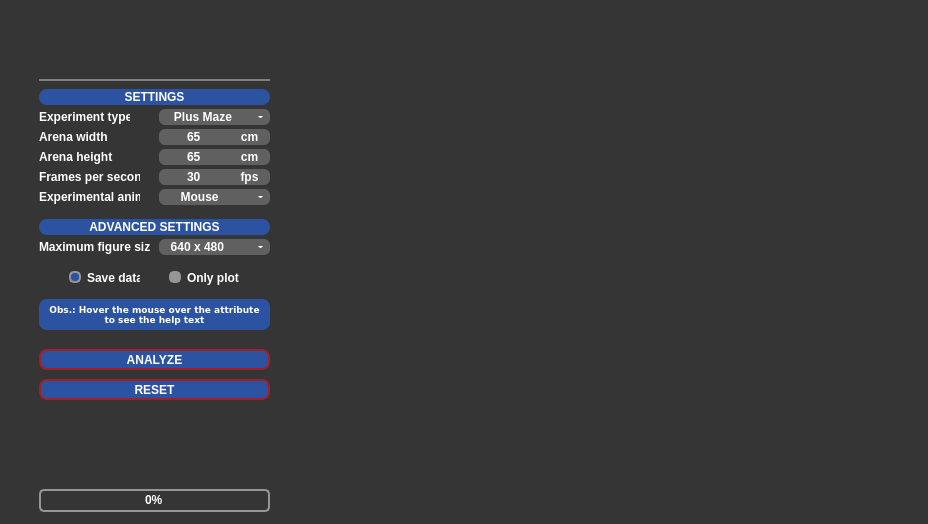
<?xml version="1.0" encoding="UTF-8"?>
<ui version="4.0">
 <class>behavython</class>
 <widget class="QMainWindow" name="behavython">
  <property name="geometry">
   <rect>
    <x>0</x>
    <y>0</y>
    <width>928</width>
    <height>524</height>
   </rect>
  </property>
  <property name="windowTitle">
   <string notr="true">Behavython</string>
  </property>
  <property name="windowIcon">
   <iconset>
    <normaloff>logo/VY.ico</normaloff>logo/VY.ico</iconset>
  </property>
  <property name="styleSheet">
   <string notr="true">QMainWindow{background-color:#4B4B4B;color:#FFFFFF;}</string>
  </property>
  <widget class="QWidget" name="widget">
   <property name="styleSheet">
    <string notr="true">QWidget{	background-color:#353535;}</string>
   </property>
   <layout class="QGridLayout" name="gridLayout">
    <item row="0" column="0">
     <widget class="QScrollArea" name="scroll_area">
      <property name="styleSheet">
       <string notr="true">QScrollArea{border:0px}QScrollBar:vertical{background:#353535;width:5px}QScrollBar::handle:vertical{background:#2C53A1;min-width:20px;}QScrollBar::add-page:vertical,QScrollBar::sub-page:vertical{background:#353535;}QScrollBar:horizontal{background:#353535;height:5px}QScrollBar::handle:horizontal{background:#2C53A1;min-width:20px;}QScrollBar::add-page:horizontal,QScrollBar::sub-page:horizontal{background:#353535;}</string>
      </property>
      <property name="widgetResizable">
       <bool>false</bool>
      </property>
      <property name="alignment">
       <set>Qt::AlignCenter</set>
      </property>
      <widget class="QWidget" name="scroll">
       <property name="geometry">
        <rect>
         <x>0</x>
         <y>0</y>
         <width>910</width>
         <height>506</height>
        </rect>
       </property>
       <widget class="QFrame" name="interface_frame">
        <property name="geometry">
         <rect>
          <x>10</x>
          <y>0</y>
          <width>261</width>
          <height>511</height>
         </rect>
        </property>
        <property name="styleSheet">
         <string notr="true">QLabel{}QCheckBox{color:#FFFFFF;font:8pt&quot;DejaVu Sans&quot;;font-weight:bold;}QCheckBox::indicator{width:15px;height:15px;background-color:#606060;border-radius:4px;}QCheckBox::indicator:checked{background-color:#A21F27;}</string>
        </property>
        <widget class="QPushButton" name="analysis_button">
         <property name="geometry">
          <rect>
           <x>20</x>
           <y>340</y>
           <width>231</width>
           <height>21</height>
          </rect>
         </property>
         <property name="cursor">
          <cursorShape>PointingHandCursor</cursorShape>
         </property>
         <property name="styleSheet">
          <string notr="true">QPushButton{font:10pt&quot;DejaVu Sans&quot;;font-weight:bold;}QPushButton{border:2px solid #A21F27;border-radius:8px;background-color:#2C53A1;color:#FFFFFF;font:10pt&quot;DejaVu Sans&quot;;font-weight:bold;}QPushButton:pressed{border:2px solid #A21F27;border-radius:8px;background-color:#A21F27;color:#FFFFFF;}</string>
         </property>
         <property name="text">
          <string notr="true">ANALYZE</string>
         </property>
        </widget>
        <widget class="QLabel" name="label_1">
         <property name="geometry">
          <rect>
           <x>20</x>
           <y>80</y>
           <width>231</width>
           <height>16</height>
          </rect>
         </property>
         <property name="styleSheet">
          <string notr="true">QLabel{border:#969696;background-color:#2C53A1;border-radius:8px;color:#FFFFFF;font:7pt&quot;DejaVu Sans&quot;;font-weight:bold;}</string>
         </property>
         <property name="text">
          <string notr="true">SETTINGS</string>
         </property>
         <property name="alignment">
          <set>Qt::AlignCenter</set>
         </property>
        </widget>
        <widget class="QComboBox" name="type_combobox">
         <property name="geometry">
          <rect>
           <x>140</x>
           <y>100</y>
           <width>111</width>
           <height>16</height>
          </rect>
         </property>
         <property name="cursor">
          <cursorShape>PointingHandCursor</cursorShape>
         </property>
         <property name="styleSheet">
          <string notr="true">QComboBox{color:#FFFFFF;font:7pt&quot;DejaVu Sans&quot;;font-weight:bold;background-color:#606060;border:0px;border-radius:6px;}QListView{color:#FFFFFF;font:8pt&quot;Century Gothic&quot;;font-weight:bold;background-color:#969696;border:0px;}QListView{color:#FFFFFF;font:7pt&quot;DejaVu Sans&quot;;font-weight:bold;background-color:#606060;border:0px;border-radius:6px;}QComboBox::drop-down{width:20px;border:5px;}QComboBox::down-arrow{border-left:2px solid none;border-right:2px solid none;border-top:2px solid #FFFFFF;width:0.5px;height:1px;border-radius:2px;}QComboBox::down-arrow:hover{border-left:2px solid none;border-right:2px solid none;border-top:2px solid #A21F27;width:0.5px;height:1px;border-radius:2px;}QAbstractItemView{border:2px solid #969696;selection-background-color:#2C53A1;}</string>
         </property>
         <property name="currentText">
          <string notr="true">   Plus Maze</string>
         </property>
         <property name="currentIndex">
          <number>0</number>
         </property>
         <item>
          <property name="text">
           <string notr="true">   Plus Maze</string>
          </property>
         </item>
         <item>
          <property name="text">
           <string notr="true">   Open Field</string>
          </property>
         </item>
        </widget>
        <widget class="QPushButton" name="clear_button">
         <property name="geometry">
          <rect>
           <x>20</x>
           <y>370</y>
           <width>231</width>
           <height>21</height>
          </rect>
         </property>
         <property name="cursor">
          <cursorShape>PointingHandCursor</cursorShape>
         </property>
         <property name="styleSheet">
          <string notr="true">QPushButton{font:14pt&quot;DejaVu Sans&quot;;font-weight:bold;}QPushButton{border:2px solid #A21F27;border-radius:8px;background-color:#2C53A1;color:#FFFFFF;font:10pt&quot;DejaVu Sans&quot;;font-weight:bold;}QPushButton:pressed{border:2px solid #A21F27;border-radius:8px;background-color:#A21F27;color:#FFFFFF;}</string>
         </property>
         <property name="text">
          <string notr="true">RESET</string>
         </property>
        </widget>
        <widget class="QLineEdit" name="arena_width_lineedit">
         <property name="geometry">
          <rect>
           <x>140</x>
           <y>120</y>
           <width>71</width>
           <height>16</height>
          </rect>
         </property>
         <property name="styleSheet">
          <string notr="true">QLineEdit{border:#969696;background-color:#606060;border-bottom-left-radius:6px;border-top-left-radius:6px;color:#FFFFFF;font:7pt&quot;DejaVu Sans&quot;;font-weight:bold;}</string>
         </property>
         <property name="text">
          <string notr="true">65</string>
         </property>
         <property name="alignment">
          <set>Qt::AlignCenter</set>
         </property>
        </widget>
        <widget class="QLineEdit" name="arena_height_lineedit">
         <property name="geometry">
          <rect>
           <x>140</x>
           <y>140</y>
           <width>71</width>
           <height>16</height>
          </rect>
         </property>
         <property name="styleSheet">
          <string notr="true">QLineEdit{border:#969696;background-color:#606060;border-bottom-left-radius:6px;border-top-left-radius:6px;color:#FFFFFF;font:7pt&quot;DejaVu Sans&quot;;font-weight:bold;}</string>
         </property>
         <property name="text">
          <string notr="true">65</string>
         </property>
         <property name="alignment">
          <set>Qt::AlignCenter</set>
         </property>
        </widget>
        <widget class="QLineEdit" name="frames_per_second_lineedit">
         <property name="geometry">
          <rect>
           <x>140</x>
           <y>160</y>
           <width>71</width>
           <height>16</height>
          </rect>
         </property>
         <property name="styleSheet">
          <string notr="true">QLineEdit{border:#969696;background-color:#606060;border-bottom-left-radius:6px;border-top-left-radius:6px;color:#FFFFFF;font:7pt&quot;DejaVu Sans&quot;;font-weight:bold;}</string>
         </property>
         <property name="text">
          <string notr="true">30</string>
         </property>
         <property name="alignment">
          <set>Qt::AlignCenter</set>
         </property>
        </widget>
        <widget class="QLabel" name="label_2">
         <property name="geometry">
          <rect>
           <x>20</x>
           <y>100</y>
           <width>91</width>
           <height>16</height>
          </rect>
         </property>
         <property name="styleSheet">
          <string notr="true">QLabel{color:#FFFFFF;font:7pt&quot;DejaVu Sans&quot;;font-weight:bold;}</string>
         </property>
         <property name="text">
          <string notr="true">Experiment type</string>
         </property>
         <property name="alignment">
          <set>Qt::AlignLeading|Qt::AlignLeft|Qt::AlignVCenter</set>
         </property>
        </widget>
        <widget class="QLabel" name="label_3">
         <property name="geometry">
          <rect>
           <x>20</x>
           <y>120</y>
           <width>81</width>
           <height>16</height>
          </rect>
         </property>
         <property name="styleSheet">
          <string notr="true">QLabel{color:#FFFFFF;font:7pt&quot;DejaVu Sans&quot;;font-weight:bold;}</string>
         </property>
         <property name="text">
          <string notr="true">Arena width</string>
         </property>
         <property name="alignment">
          <set>Qt::AlignLeading|Qt::AlignLeft|Qt::AlignVCenter</set>
         </property>
        </widget>
        <widget class="QLabel" name="label_4">
         <property name="geometry">
          <rect>
           <x>20</x>
           <y>140</y>
           <width>81</width>
           <height>16</height>
          </rect>
         </property>
         <property name="styleSheet">
          <string notr="true">QLabel{color:#FFFFFF;font:7pt&quot;DejaVu Sans&quot;;font-weight:bold;}</string>
         </property>
         <property name="text">
          <string notr="true">Arena height</string>
         </property>
         <property name="alignment">
          <set>Qt::AlignLeading|Qt::AlignLeft|Qt::AlignVCenter</set>
         </property>
        </widget>
        <widget class="QLabel" name="label_5">
         <property name="geometry">
          <rect>
           <x>20</x>
           <y>160</y>
           <width>101</width>
           <height>16</height>
          </rect>
         </property>
         <property name="styleSheet">
          <string notr="true">QLabel{color:#FFFFFF;font:7pt&quot;DejaVu Sans&quot;;font-weight:bold;}</string>
         </property>
         <property name="text">
          <string notr="true">Frames per second</string>
         </property>
         <property name="alignment">
          <set>Qt::AlignLeading|Qt::AlignLeft|Qt::AlignVCenter</set>
         </property>
        </widget>
        <widget class="QLabel" name="label_6">
         <property name="geometry">
          <rect>
           <x>210</x>
           <y>120</y>
           <width>41</width>
           <height>16</height>
          </rect>
         </property>
         <property name="styleSheet">
          <string notr="true">QLabel{border:#969696;background-color:#606060;border-bottom-right-radius:6px;border-top-right-radius:6px;color:#FFFFFF;font:7pt&quot;DejaVu Sans&quot;;font-weight:bold;}</string>
         </property>
         <property name="text">
          <string notr="true">cm</string>
         </property>
         <property name="alignment">
          <set>Qt::AlignCenter</set>
         </property>
        </widget>
        <widget class="QLabel" name="label_7">
         <property name="geometry">
          <rect>
           <x>210</x>
           <y>140</y>
           <width>41</width>
           <height>16</height>
          </rect>
         </property>
         <property name="styleSheet">
          <string notr="true">QLabel{border:#969696;background-color:#606060;border-bottom-right-radius:6px;border-top-right-radius:6px;color:#FFFFFF;font:7pt&quot;DejaVu Sans&quot;;font-weight:bold;}</string>
         </property>
         <property name="text">
          <string notr="true">cm</string>
         </property>
         <property name="alignment">
          <set>Qt::AlignCenter</set>
         </property>
        </widget>
        <widget class="QLabel" name="label_8">
         <property name="geometry">
          <rect>
           <x>210</x>
           <y>160</y>
           <width>41</width>
           <height>16</height>
          </rect>
         </property>
         <property name="styleSheet">
          <string notr="true">QLabel{border:#969696;background-color:#606060;border-bottom-right-radius:6px;border-top-right-radius:6px;color:#FFFFFF;font:7pt&quot;DejaVu Sans&quot;;font-weight:bold;}</string>
         </property>
         <property name="text">
          <string notr="true">fps</string>
         </property>
         <property name="alignment">
          <set>Qt::AlignCenter</set>
         </property>
        </widget>
        <widget class="QLabel" name="label_10">
         <property name="geometry">
          <rect>
           <x>20</x>
           <y>180</y>
           <width>101</width>
           <height>16</height>
          </rect>
         </property>
         <property name="toolTip">
          <string>&lt;html&gt;&lt;head/&gt;&lt;body&gt;&lt;p&gt;&lt;span style=&quot; font-size:8pt; font-weight:400;&quot;&gt;Select the experimental animal used.&lt;/span&gt;&lt;/p&gt;&lt;p align=&quot;justify&quot;&gt;&lt;span style=&quot; font-size:8pt; font-weight:400; font-style:italic;&quot;&gt;Currently the calculations are being made considering these animals:&lt;br/&gt;Mouse = C57BL/6&lt;br/&gt;Rat = Wistar&lt;/span&gt;&lt;/p&gt;&lt;/body&gt;&lt;/html&gt;</string>
         </property>
         <property name="styleSheet">
          <string notr="true">QLabel{color:#FFFFFF;font:7pt&quot;DejaVu Sans&quot;;font-weight:bold;}</string>
         </property>
         <property name="text">
          <string notr="true">Experimental animal</string>
         </property>
         <property name="alignment">
          <set>Qt::AlignLeading|Qt::AlignLeft|Qt::AlignVCenter</set>
         </property>
        </widget>
        <widget class="QTextEdit" name="resume_lineedit">
         <property name="geometry">
          <rect>
           <x>20</x>
           <y>400</y>
           <width>221</width>
           <height>71</height>
          </rect>
         </property>
         <property name="styleSheet">
          <string notr="true">QTextEdit{color:#FFFFFF;font:7pt&quot;DejaVu Sans&quot;;font-weight:bold}</string>
         </property>
         <property name="frameShape">
          <enum>QFrame::NoFrame</enum>
         </property>
         <property name="frameShadow">
          <enum>QFrame::Plain</enum>
         </property>
         <property name="readOnly">
          <bool>true</bool>
         </property>
        </widget>
        <widget class="QProgressBar" name="progress_bar">
         <property name="geometry">
          <rect>
           <x>20</x>
           <y>480</y>
           <width>231</width>
           <height>23</height>
          </rect>
         </property>
         <property name="styleSheet">
          <string notr="true">QProgressBar { border: 2px solid #969696;border-radius:5px;text-align:center;color:#FFFFFF;font:10pt&quot;DejaVu Sans&quot;;font-weight:bold;}QProgressBar::chunk{background-color:#2C53A1;width:20px;}
</string>
         </property>
         <property name="value">
          <number>0</number>
         </property>
        </widget>
        <widget class="QComboBox" name="animal_combobox">
         <property name="geometry">
          <rect>
           <x>140</x>
           <y>180</y>
           <width>111</width>
           <height>16</height>
          </rect>
         </property>
         <property name="cursor">
          <cursorShape>PointingHandCursor</cursorShape>
         </property>
         <property name="toolTip">
          <string>&lt;html&gt;&lt;head/&gt;&lt;body&gt;&lt;p&gt;&lt;span style=&quot; font-size:8pt; font-weight:400;&quot;&gt;Select the experimental animal used.&lt;/span&gt;&lt;/p&gt;&lt;p align=&quot;justify&quot;&gt;&lt;span style=&quot; font-size:8pt; font-weight:400; font-style:italic;&quot;&gt;Currently the calculations are being made considering these animals:&lt;br/&gt;Mouse = C57BL/6&lt;br/&gt;Rat = Wistar&lt;/span&gt;&lt;/p&gt;&lt;/body&gt;&lt;/html&gt;</string>
         </property>
         <property name="styleSheet">
          <string notr="true">QComboBox{color:#FFFFFF;font:7pt&quot;DejaVu Sans&quot;;font-weight:bold;background-color:#606060;border:0px;border-radius:6px;}QListView{color:#FFFFFF;font:8pt&quot;Century Gothic&quot;;font-weight:bold;background-color:#969696;border:0px;}QListView{color:#FFFFFF;font:7pt&quot;DejaVu Sans&quot;;font-weight:bold;background-color:#606060;border:0px;border-radius:6px;}QComboBox::drop-down{width:20px;border:5px;}QComboBox::down-arrow{border-left:2px solid none;border-right:2px solid none;border-top:2px solid #FFFFFF;width:0.5px;height:1px;border-radius:2px;}QComboBox::down-arrow:hover{border-left:2px solid none;border-right:2px solid none;border-top:2px solid #A21F27;width:0.5px;height:1px;border-radius:2px;}QAbstractItemView{border:2px solid #969696;selection-background-color:#2C53A1;}</string>
         </property>
         <property name="currentText">
          <string notr="true">     Mouse</string>
         </property>
         <property name="currentIndex">
          <number>0</number>
         </property>
         <item>
          <property name="text">
           <string notr="true">     Mouse</string>
          </property>
         </item>
         <item>
          <property name="text">
           <string notr="true">        Rat</string>
          </property>
         </item>
        </widget>
        <widget class="QLabel" name="label">
         <property name="geometry">
          <rect>
           <x>20</x>
           <y>0</y>
           <width>231</width>
           <height>71</height>
          </rect>
         </property>
         <property name="text">
          <string/>
         </property>
         <property name="pixmap">
          <pixmap>logo/logo.png</pixmap>
         </property>
         <property name="scaledContents">
          <bool>true</bool>
         </property>
         <property name="alignment">
          <set>Qt::AlignCenter</set>
         </property>
        </widget>
        <widget class="QLabel" name="label_12">
         <property name="geometry">
          <rect>
           <x>20</x>
           <y>230</y>
           <width>111</width>
           <height>16</height>
          </rect>
         </property>
         <property name="toolTip">
          <string>&lt;html&gt;&lt;head/&gt;&lt;body&gt;&lt;p&gt;&lt;span style=&quot; font-size:8pt; font-weight:400;&quot;&gt;Set the maximum resolution for the resulting figures computed.&lt;/span&gt;&lt;/p&gt;&lt;p&gt;&lt;span style=&quot; font-size:8pt; font-weight:400; font-style:italic;&quot;&gt;Note that, to maintain aspect ratio of the original file, the final resolution might have &amp;quot;uncommon&amp;quot; sizes and might not match 1:1 the maximum resolution set (if the original image also had &amp;quot;uncommon&amp;quot; resolution).&lt;/span&gt;&lt;/p&gt;&lt;/body&gt;&lt;/html&gt;</string>
         </property>
         <property name="styleSheet">
          <string notr="true">QLabel{color:#FFFFFF;font:7pt&quot;DejaVu Sans&quot;;font-weight:bold;}</string>
         </property>
         <property name="text">
          <string notr="true">Maximum figure size</string>
         </property>
         <property name="alignment">
          <set>Qt::AlignLeading|Qt::AlignLeft|Qt::AlignVCenter</set>
         </property>
        </widget>
        <widget class="QComboBox" name="fig_max_size">
         <property name="geometry">
          <rect>
           <x>140</x>
           <y>230</y>
           <width>111</width>
           <height>16</height>
          </rect>
         </property>
         <property name="sizePolicy">
          <sizepolicy hsizetype="Maximum" vsizetype="Maximum">
           <horstretch>0</horstretch>
           <verstretch>0</verstretch>
          </sizepolicy>
         </property>
         <property name="cursor">
          <cursorShape>PointingHandCursor</cursorShape>
         </property>
         <property name="toolTip">
          <string>&lt;html&gt;&lt;head/&gt;&lt;body&gt;&lt;p&gt;&lt;span style=&quot; font-size:8pt; font-weight:400;&quot;&gt;Set the maximum resolution for the resulting figures computed.&lt;/span&gt;&lt;/p&gt;&lt;p&gt;&lt;span style=&quot; font-size:8pt; font-weight:400; font-style:italic;&quot;&gt;Note that, to maintain aspect ratio of the original file, the final resolution might have &amp;quot;uncommon&amp;quot; sizes and might not match 1:1 the maximum resolution set (if the original image also had &amp;quot;uncommon&amp;quot; resolution).&lt;/span&gt;&lt;/p&gt;&lt;/body&gt;&lt;/html&gt;</string>
         </property>
         <property name="autoFillBackground">
          <bool>false</bool>
         </property>
         <property name="styleSheet">
          <string notr="true">QComboBox{color:#FFFFFF;font:7pt&quot;DejaVu Sans&quot;;font-weight:bold;background-color:#606060;border:0px;border-radius:6px;}QListView{color:#FFFFFF;font:8pt&quot;Century Gothic&quot;;font-weight:bold;background-color:#969696;border:0px;}QListView{color:#FFFFFF;font:7pt&quot;DejaVu Sans&quot;;font-weight:bold;background-color:#606060;border:0px;border-radius:6px;}QComboBox::drop-down{width:20px;border:5px;}QComboBox::down-arrow{border-left:2px solid none;border-right:2px solid none;border-top:2px solid #FFFFFF;width:0.5px;height:1px;border-radius:2px;}QComboBox::down-arrow:hover{border-left:2px solid none;border-right:2px solid none;border-top:2px solid #A21F27;width:0.5px;height:1px;border-radius:2px;}QAbstractItemView{border:2px solid #969696;selection-background-color:#2C53A1;}</string>
         </property>
         <property name="currentText">
          <string notr="true">  640 x 480</string>
         </property>
         <property name="currentIndex">
          <number>0</number>
         </property>
         <property name="sizeAdjustPolicy">
          <enum>QComboBox::AdjustToContentsOnFirstShow</enum>
         </property>
         <item>
          <property name="text">
           <string>  640 x 480</string>
          </property>
         </item>
         <item>
          <property name="text">
           <string notr="true"> 1280 x 720</string>
          </property>
         </item>
         <item>
          <property name="text">
           <string>1920 x 1080</string>
          </property>
         </item>
         <item>
          <property name="text">
           <string>2560 x 1440</string>
          </property>
         </item>
        </widget>
        <widget class="QLabel" name="label_13">
         <property name="geometry">
          <rect>
           <x>20</x>
           <y>290</y>
           <width>231</width>
           <height>31</height>
          </rect>
         </property>
         <property name="font">
          <font>
           <family>DejaVu Sans</family>
           <pointsize>7</pointsize>
           <weight>75</weight>
           <italic>false</italic>
           <bold>true</bold>
          </font>
         </property>
         <property name="styleSheet">
          <string notr="true">QLabel{border:#969696;background-color:#2C53A1;border-radius:8px;color:#FFFFFF;font:7pt&quot;DejaVu Sans&quot;;font-weight:bold;}</string>
         </property>
         <property name="text">
          <string notr="true">Obs.: Hover the mouse over the attribute
to see the help text</string>
         </property>
         <property name="alignment">
          <set>Qt::AlignCenter</set>
         </property>
        </widget>
        <widget class="Line" name="line_1">
         <property name="geometry">
          <rect>
           <x>20</x>
           <y>70</y>
           <width>231</width>
           <height>2</height>
          </rect>
         </property>
         <property name="palette">
          <palette>
           <active>
            <colorrole role="Button">
             <brush brushstyle="SolidPattern">
              <color alpha="255">
               <red>53</red>
               <green>53</green>
               <blue>53</blue>
              </color>
             </brush>
            </colorrole>
            <colorrole role="Base">
             <brush brushstyle="SolidPattern">
              <color alpha="255">
               <red>53</red>
               <green>53</green>
               <blue>53</blue>
              </color>
             </brush>
            </colorrole>
            <colorrole role="Window">
             <brush brushstyle="SolidPattern">
              <color alpha="255">
               <red>53</red>
               <green>53</green>
               <blue>53</blue>
              </color>
             </brush>
            </colorrole>
           </active>
           <inactive>
            <colorrole role="Button">
             <brush brushstyle="SolidPattern">
              <color alpha="255">
               <red>53</red>
               <green>53</green>
               <blue>53</blue>
              </color>
             </brush>
            </colorrole>
            <colorrole role="Base">
             <brush brushstyle="SolidPattern">
              <color alpha="255">
               <red>53</red>
               <green>53</green>
               <blue>53</blue>
              </color>
             </brush>
            </colorrole>
            <colorrole role="Window">
             <brush brushstyle="SolidPattern">
              <color alpha="255">
               <red>53</red>
               <green>53</green>
               <blue>53</blue>
              </color>
             </brush>
            </colorrole>
           </inactive>
           <disabled>
            <colorrole role="Button">
             <brush brushstyle="SolidPattern">
              <color alpha="255">
               <red>53</red>
               <green>53</green>
               <blue>53</blue>
              </color>
             </brush>
            </colorrole>
            <colorrole role="Base">
             <brush brushstyle="SolidPattern">
              <color alpha="255">
               <red>53</red>
               <green>53</green>
               <blue>53</blue>
              </color>
             </brush>
            </colorrole>
            <colorrole role="Window">
             <brush brushstyle="SolidPattern">
              <color alpha="255">
               <red>53</red>
               <green>53</green>
               <blue>53</blue>
              </color>
             </brush>
            </colorrole>
           </disabled>
          </palette>
         </property>
         <property name="autoFillBackground">
          <bool>false</bool>
         </property>
         <property name="styleSheet">
          <string notr="true">border: 0.5px solid grey;</string>
         </property>
         <property name="orientation">
          <enum>Qt::Horizontal</enum>
         </property>
        </widget>
        <widget class="QRadioButton" name="save_button">
         <property name="geometry">
          <rect>
           <x>50</x>
           <y>260</y>
           <width>71</width>
           <height>17</height>
          </rect>
         </property>
         <property name="styleSheet">
          <string notr="true">QRadioButton{color:#FFFFFF;font:7pt&quot;DejaVu Sans&quot;;font-weight:bold;}QRadioButton::indicator::checked{border:2px solid #969696;border-radius:5px;background-color:#2C53A1;width:8px;height:8px;}QRadioButton::indicator::unchecked{border:2px solid #969696;border-radius:5px;background-color:#969696;width:8px;height:8px;}</string>
         </property>
         <property name="text">
          <string>Save data</string>
         </property>
         <property name="checked">
          <bool>true</bool>
         </property>
         <property name="autoExclusive">
          <bool>true</bool>
         </property>
        </widget>
        <widget class="QRadioButton" name="only_plot_button">
         <property name="geometry">
          <rect>
           <x>150</x>
           <y>260</y>
           <width>82</width>
           <height>17</height>
          </rect>
         </property>
         <property name="styleSheet">
          <string notr="true">QRadioButton{color:#FFFFFF;font:7pt&quot;DejaVu Sans&quot;;font-weight:bold;}QRadioButton::indicator::checked{border:2px solid #969696;border-radius:5px;background-color:#2C53A1;width:8px;height:8px;}QRadioButton::indicator::unchecked{border:2px solid #969696;border-radius:5px;background-color:#969696;width:8px;height:8px;}</string>
         </property>
         <property name="text">
          <string>Only plot</string>
         </property>
        </widget>
        <widget class="QLabel" name="label_14">
         <property name="geometry">
          <rect>
           <x>20</x>
           <y>210</y>
           <width>231</width>
           <height>16</height>
          </rect>
         </property>
         <property name="styleSheet">
          <string notr="true">QLabel{border:#969696;background-color:#2C53A1;border-radius:8px;color:#FFFFFF;font:7pt&quot;DejaVu Sans&quot;;font-weight:bold;}</string>
         </property>
         <property name="text">
          <string notr="true">ADVANCED SETTINGS</string>
         </property>
         <property name="alignment">
          <set>Qt::AlignCenter</set>
         </property>
        </widget>
       </widget>
       <widget class="plot_viewer" name="plot_viewer" native="true">
        <property name="geometry">
         <rect>
          <x>270</x>
          <y>-10</y>
          <width>641</width>
          <height>521</height>
         </rect>
        </property>
       </widget>
      </widget>
     </widget>
    </item>
   </layout>
  </widget>
 </widget>
 <customwidgets>
  <customwidget>
   <class>plot_viewer</class>
   <extends>QWidget</extends>
   <header location="global">behavython.behavython_plot_widget</header>
   <container>1</container>
  </customwidget>
 </customwidgets>
 <resources/>
 <connections/>
</ui>
